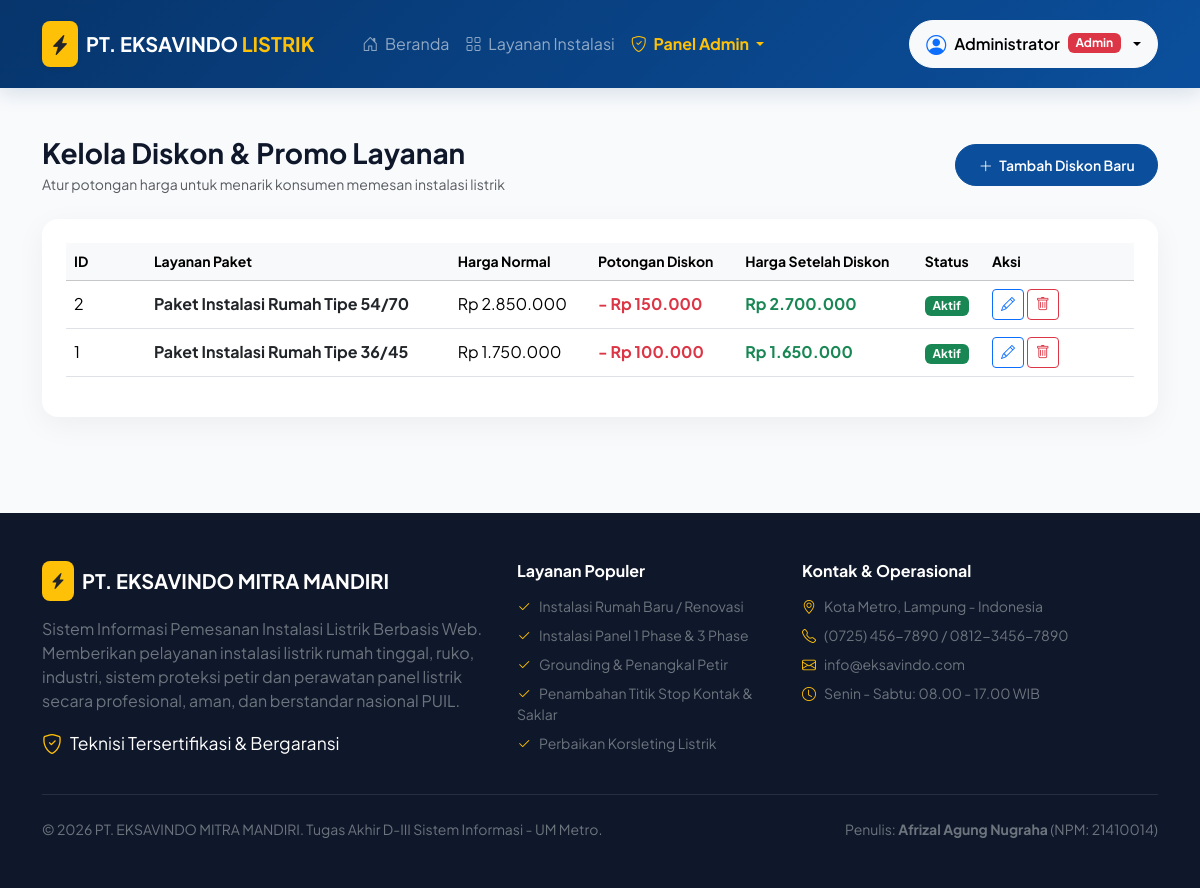
The page /index.php?page=admin_diskon (signed in) on the database its author committed.
### tables this page shows
CREATE TABLE `diskon` (
  `id_diskon` int(11) NOT NULL AUTO_INCREMENT,
  `id_produk` int(11) NOT NULL,
  `besar_diskon` int(11) NOT NULL DEFAULT 0,
  `is_active` int(11) NOT NULL DEFAULT 1,
  PRIMARY KEY (`id_diskon`),
  KEY `fk_diskon_produk` (`id_produk`),
  CONSTRAINT `fk_diskon_produk` FOREIGN KEY (`id_produk`) REFERENCES `produk` (`id_produk`) ON DELETE CASCADE
);

CREATE TABLE `produk` (
  `id_produk` int(11) NOT NULL AUTO_INCREMENT,
  `nama_produk` varchar(100) NOT NULL,
  `label_produk` varchar(100) DEFAULT NULL,
  `ukuran` varchar(100) DEFAULT NULL,
  `daya` varchar(100) DEFAULT NULL,
  `id_kategori` int(11) NOT NULL,
  `deskripsi_produk` text DEFAULT NULL,
  `harga` int(11) NOT NULL,
  `foto_produk` varchar(100) DEFAULT 'default_product.jpg',
  `stok` int(11) NOT NULL DEFAULT 10,
  `terjual` int(11) NOT NULL DEFAULT 0,
  `created_at` timestamp NOT NULL DEFAULT current_timestamp(),
  PRIMARY KEY (`id_produk`),
  KEY `fk_produk_kategori` (`id_kategori`),
  CONSTRAINT `fk_produk_kategori` FOREIGN KEY (`id_kategori`) REFERENCES `kategori` (`id_kategori`) ON DELETE CASCADE
);

### config/app.php (called while the page is built, shortened)
<?php
function rupiah($nominal) {
    return 'Rp ' . number_format($nominal, 0, ',', '.');
}

### views/admin/diskon.php (the view, shortened to what this page needs)
<?php
require_once __DIR__ . '/../layouts/header.php';
$db = Database::connect();
$discounts = $db->query("SELECT d.*, p.nama_produk, p.harga
                         FROM diskon d
                         JOIN produk p ON d.id_produk = p.id_produk
                         ORDER BY d.id_diskon DESC")->fetchAll();
?>
<div class="container py-5">
    <div class="d-flex justify-content-between align-items-center mb-4">
        <div>
            <h3 class="fw-bold mb-1">Kelola Diskon & Promo Layanan</h3>
            <p class="text-muted small mb-0">Atur potongan harga untuk menarik konsumen memesan instalasi listrik</p>
        </div>
        <button class="btn btn-primary-custom btn-sm rounded-pill" data-bs-toggle="modal" data-bs-target="#modalTambahDiskon">
            <i class="bi bi-plus-lg me-1"></i> Tambah Diskon Baru
        </button>
    </div>
    <div class="card card-custom p-4">
        <div class="table-responsive">
            <table class="table table-hover align-middle">
                <thead class="table-light small">
                    <tr>
                        <th style="width: 80px;">ID</th>
                        <th>Layanan Paket</th>
                        <th>Harga Normal</th>
                        <th>Potongan Diskon</th>
                        <th>Harga Setelah Diskon</th>
                        <th>Status</th>
                        <th style="width: 150px;">Aksi</th>
                    </tr>
                </thead>
                <tbody>
                    <?php if (empty($discounts)): ?>
                        <tr><td colspan="7" class="text-center py-4 text-muted">Belum ada data diskon promo aktif.</td></tr>
                    <?php else: ?>
                        <?php foreach ($discounts as $d):
                            $hargaSetelahDiskon = max(0, $d['harga'] - $d['besar_diskon']);
                        ?>
                        <tr>
                            <td><?= $d['id_diskon'] ?></td>
                            <td class="fw-bold text-dark"><?= htmlspecialchars($d['nama_produk']) ?></td>
                            <td><?= rupiah($d['harga']) ?></td>
                            <td class="text-danger fw-bold">- <?= rupiah($d['besar_diskon']) ?></td>
                            <td class="text-success fw-bold"><?= rupiah($hargaSetelahDiskon) ?></td>
                            <td>
                                <?= ($d['is_active'] == 1) ? '<span class="badge bg-success">Aktif</span>' : '<span class="badge bg-secondary">Nonaktif</span>' ?>
                            </td>
                            <td>
                                <button class="btn btn-sm btn-outline-primary" data-bs-toggle="modal" data-bs-target="#modalEditDiskon<?= $d['id_diskon'] ?>">
                                    <i class="bi bi-pencil"></i>
                                </button>
                                <a href="index.php?page=admin_diskon_delete&id=<?= $d['id_diskon'] ?>" class="btn btn-sm btn-outline-danger" onclick="return confirm('Hapus promo diskon ini?')">
                                    <i class="bi bi-trash"></i>
                                </a>
                            </td>
                        </tr>
                        <?php endforeach; ?>
                    <?php endif; ?>
                </tbody>
            </table>
        </div>
    </div>
</div>
<?php require_once __DIR__ . '/../layouts/footer.php'; ?>

### views/layouts/header.php (style rules this page uses)
:root { --primary-color: #0b4f9c; --primary-dark: #07356c; --accent-yellow: #f59e0b; --accent-glow: #e0f2fe; --bg-light: #f8fafc; --text-dark: #0f172a; }
body { font-family: 'Plus Jakarta Sans', sans-serif; background-color: var(--bg-light); color: var(--text-dark); min-height: 100vh; display: flex; flex-direction: column; }
.card-custom { border: none; border-radius: 1rem; box-shadow: 0 8px 30px rgba(0, 0, 0, 0.05); transition: all 0.25s ease-in-out; background: #ffffff; }
.btn-primary-custom { background-color: var(--primary-color); border-color: var(--primary-color); color: white; font-weight: 600; border-radius: 0.6rem; padding: 0.6rem 1.4rem; transition: all 0.2s; }

### rows shown on the page
diskon: id_diskon "2", id_produk.nama_produk "Paket Instalasi Rumah Tipe 54/70", id_produk.harga "Rp 2.850.000", besar_diskon "Rp 150.000", rupiah($hargaSetelahDiskon) "Rp 2.700.000", is_active "Aktif"
diskon: id_diskon "1", id_produk.nama_produk "Paket Instalasi Rumah Tipe 36/45", id_produk.harga "Rp 1.750.000", besar_diskon "Rp 100.000", rupiah($hargaSetelahDiskon) "Rp 1.650.000", is_active "Aktif"

### other values the page prints
$currentUser['username'] "Administrator"
APP_NAME "PT. EKSAVINDO MITRA MANDIRI"
